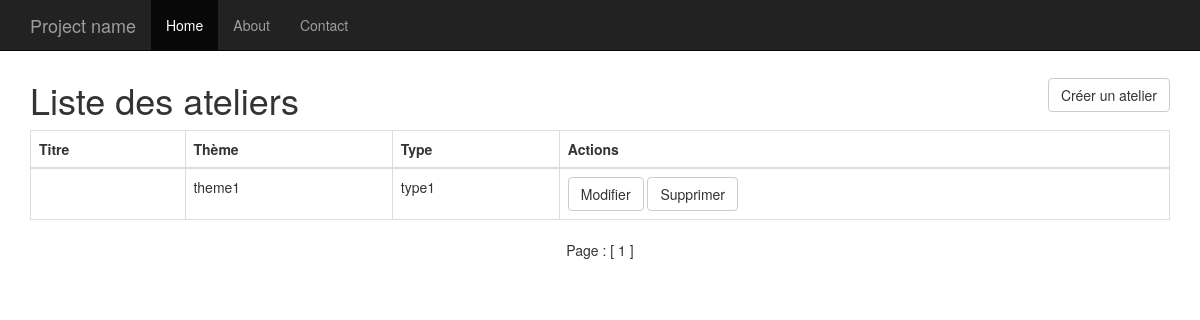
/web/ListeAteliers.php, run on an earlier commit of the app's database.
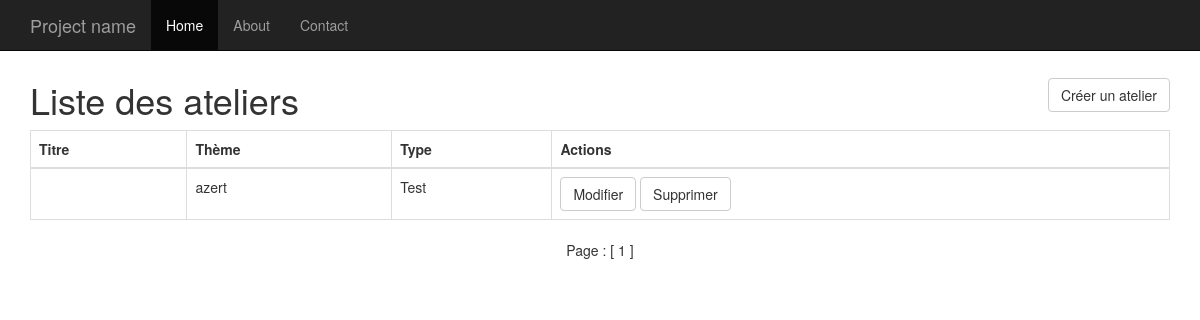
And on a later commit of the database.
### tables this page shows
CREATE TABLE `ateliers` (
  `id_atelier` int(11) NOT NULL,
  `name_atelier` varchar(100) DEFAULT NULL,
  `theme_atelier` varchar(100) DEFAULT NULL,
  `type_atelier` varchar(100) DEFAULT NULL,
  `id_laboratoire` int(11) NOT NULL,
  `lieu_atelier` varchar(100) DEFAULT NULL,
  `duree_atelier` time DEFAULT NULL,
  `date_atelier` date DEFAULT NULL,
  `horaire_atelier` time DEFAULT NULL,
  `capacite` int(11) DEFAULT NULL,
  `inscription` tinyint(1) NOT NULL DEFAULT '0'
);

### web/ListeAteliers.php (the view, shortened to what this page needs)
<!DOCTYPE html>
<html lang="fr">
  <head>
    <link href="css/bootstrap.min.css" rel="stylesheet">
    <link href="css/custom.css" rel="stylesheet">
  </head>
  <body>
    <div class="navbar navbar-inverse navbar-fixed-top">
      <div class="container">
        <div class="navbar-header">
          <a class="navbar-brand" href="#">Project name</a>
        </div>
        <div id="navbar" class="collapse navbar-collapse">
          <ul class="nav navbar-nav">
            <li class="active"><a href="#">Home</a></li>
            <li><a href="#about">About</a></li>
            <li><a href="#contact">Contact</a></li>
          </ul>
        </div>
      </div>
    </div>
    <div class="container">
      <div class="starter-template">
      <table style="width: 100%;">
        <tr>
          <td><h1>Liste des ateliers</h1></td>
          <td style="text-align: right;"><a class="btn btn-default" href="FormulaireAtelier.php" role="button">Créer un atelier</a></td>
        </tr>
      </table>
      <table class="table table-bordered">
        <thead>
          <tr>
            <th>Titre</th>
            <th>Thème</th>
            <th>Type</th>
            <th>Actions</th>
          </tr>
        </thead>
        <tbody>
<?php
  $db=new mysqli('localhost','root','','projet_cdp2016_acv');
  $article_par_pages=20;
  $query_nombre_ateliers="SELECT * FROM Ateliers";
  if($result=$db->query($query_nombre_ateliers)) {
    $nombre_lignes=mysqli_num_rows($result);
    $nombre_de_pages=ceil($nombre_lignes/$article_par_pages);
  }
  if(isset($_GET['page'])) {
    $page_actuelle=intval($_GET['page']);
    if($page_actuelle>$nombre_de_pages) {
      $page_actuelle=$nombre_de_pages;
    }
  } else {
    $page_actuelle=1;
  }
  $id_premiere_ligne=($page_actuelle-1)*$article_par_pages;
  $query_ateliers="SELECT * FROM Ateliers AS A ORDER BY A.date_atelier ASC LIMIT ".$id_premiere_ligne.", ".$article_par_pages;
  if($result=$db->query($query_ateliers)) {
    while ($row=$result->fetch_assoc()) {
      printf("            <tr>\n");
      printf("              <td>%s</td><td>%s</td><td>%s</td>\n", $row["nom_atelier"], $row["theme_atelier"], $row["type_atelier"]);
      printf("              <td>\n");
      printf("                <form style=\"display: inline;\" action=\"FormulaireAtelier.php\" method=\"post\">\n");
      printf("                  <input type=\"hidden\" name=\"id_atelier\" value=\"%s\"/>\n", $row["id_atelier"]);
      printf("                  <input class=\"btn btn-default\" type=\"submit\" value=\"Modifier\"/>\n");
      printf("                </form>\n");
      printf("                <form style=\"display: inline;\" action=\"delete.php\" method=\"post\">\n");
      printf("                  <input type=\"hidden\" name=\"id_atelier\" value=\"%s\"/>\n", $row["id_atelier"]);
      printf("                  <input type=\"hidden\" name=\"page_actuelle\" value=\"%s\"/>\n", $page_actuelle);
      printf("                  <input class=\"btn btn-default\" type=\"submit\" value=\"Supprimer\"/>\n");
      printf("                </form>\n");
      printf("              </td>\n");
      printf("            </tr>\n");
    }
  }
  printf("\t\t  </tbody>\n\t\t</table>\n");
  printf("<p style=\"text-align:center\">\nPage : ");
  for($i=1; $i<=$nombre_de_pages; $i++) {
    if($i==$page_actuelle) {
      printf(" [ %d ] \n", $i);
    } else {
      printf(" <a href=\"ListeAteliers.php?page=%d\">%d</a> \n", $i, $i);
    }
  }
  printf("</p>\n");
?>
      </div>
    </div>
  </body>
</html>

### web/css/custom.css (style rules this page uses)
.starter-template { margin-top: 60px; }

What changed in the data, as far as the page shows it:
removed ateliers: theme_atelier "theme1", type_atelier "type1"
added ateliers: theme_atelier "azert", type_atelier "Test"
